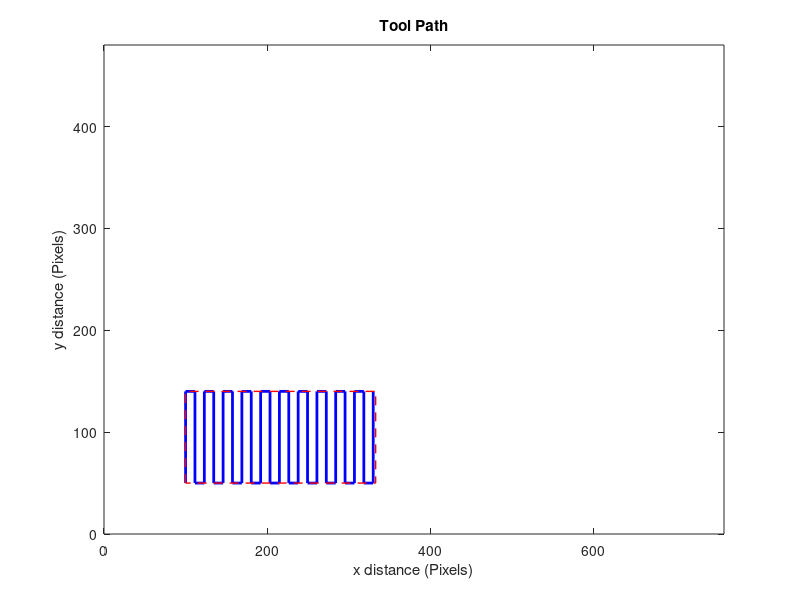

This chart was generated by the following MATLAB code:
clear all; close all; clc;

% Step Size (Pixels)
dx = 23;
xstep = dx/2; % half step of dx (referenced in while loop)

% Coordinates (Pixels), origin at (0,0)
xgo = 0; % x global origin
ygo = 0; % y global origin
xgl = 760; % x global limit
ygl = 480; % y global limit
xbo = 100; % x boundary origin (relative to global domain)
ybo = 50; % y boundary origin (relative to global domain)
xbl = 333; % x boundary limit (relative to global domain)
ybl = 140; % y boundary limit (relative to global domain)

n = xbl-xbo; % x length of boundary box
q = round((n)/dx); % number of iterations 
o = 4; % number of target coordinates per iteration
r = o*q; % length of tool path coordinates array

% Start toolpath at lower left hand corner of boundary box
% tx = tool path x coordinates, ty = tool path y coordinates
tx(1) = xbo; 
ty(1) = ybo; 

i = 2;
k = 1;
while i < r+1
    while k < o+1 & i < r+1  
        tx(i) = tx(i-1);
        ty(i) = ybl;
        i = i+1;
        k=k+1;
        tx(i) = tx(i-1)+xstep;
        ty(i) = ty(i-1);
        i = i+1;
        k=k+1;
        tx(i) = tx(i-1);
        ty(i) = ybo;
        i = i+1;
        k=k+1;
        tx(i) = tx(i-1)+xstep;
        ty(i) = ty(i-1);
        i = i+1;
        k=k+1;
    end
    k=0;
end

% end of tool path coordinates in top right corner
tx(i) = tx(i-1); 
ty(i) = ybl;

% Return to origin at end
% tx(i+1) = xgo;
% ty(i+1) = ygo; 

% Boundary box coordinates for visual representation
bx = [xbo,xbo,xbl,xbl,xbo];
by = [ybo,ybl,ybl,ybo,ybo];

% visual representation of tool path with boundary box
plot(tx,ty,'b','Linewidth',2)
hold on
plot(bx,by,'--r','Linewidth',1)
xlim([xgo, xgl])
ylim([ygo, ygl])
title('Tool Path')
xlabel('x distance (Pixels)')
ylabel('y distance (Pixels)')

